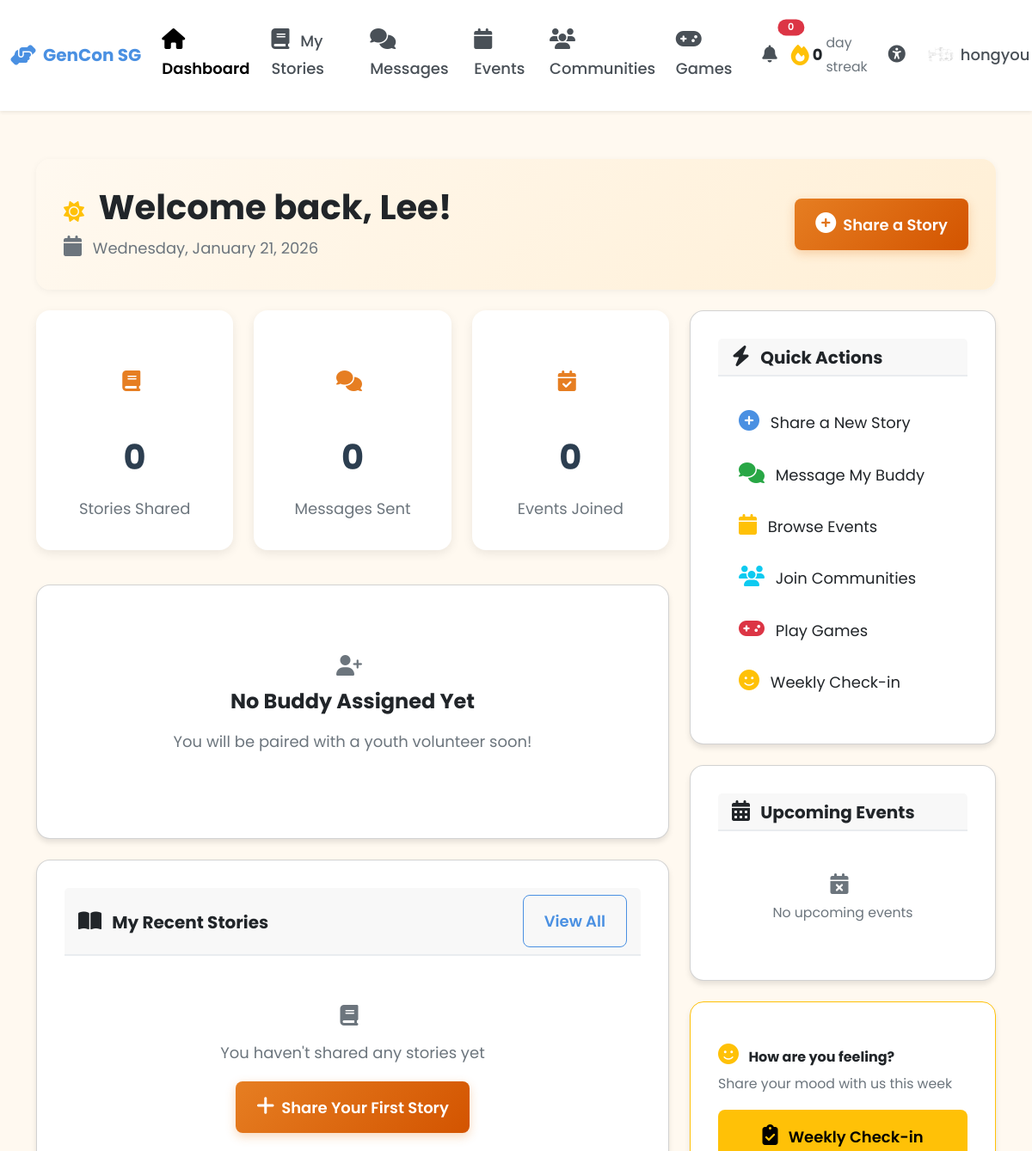
Before: /senior/dashboard (signed in, upper part) with the older database file.
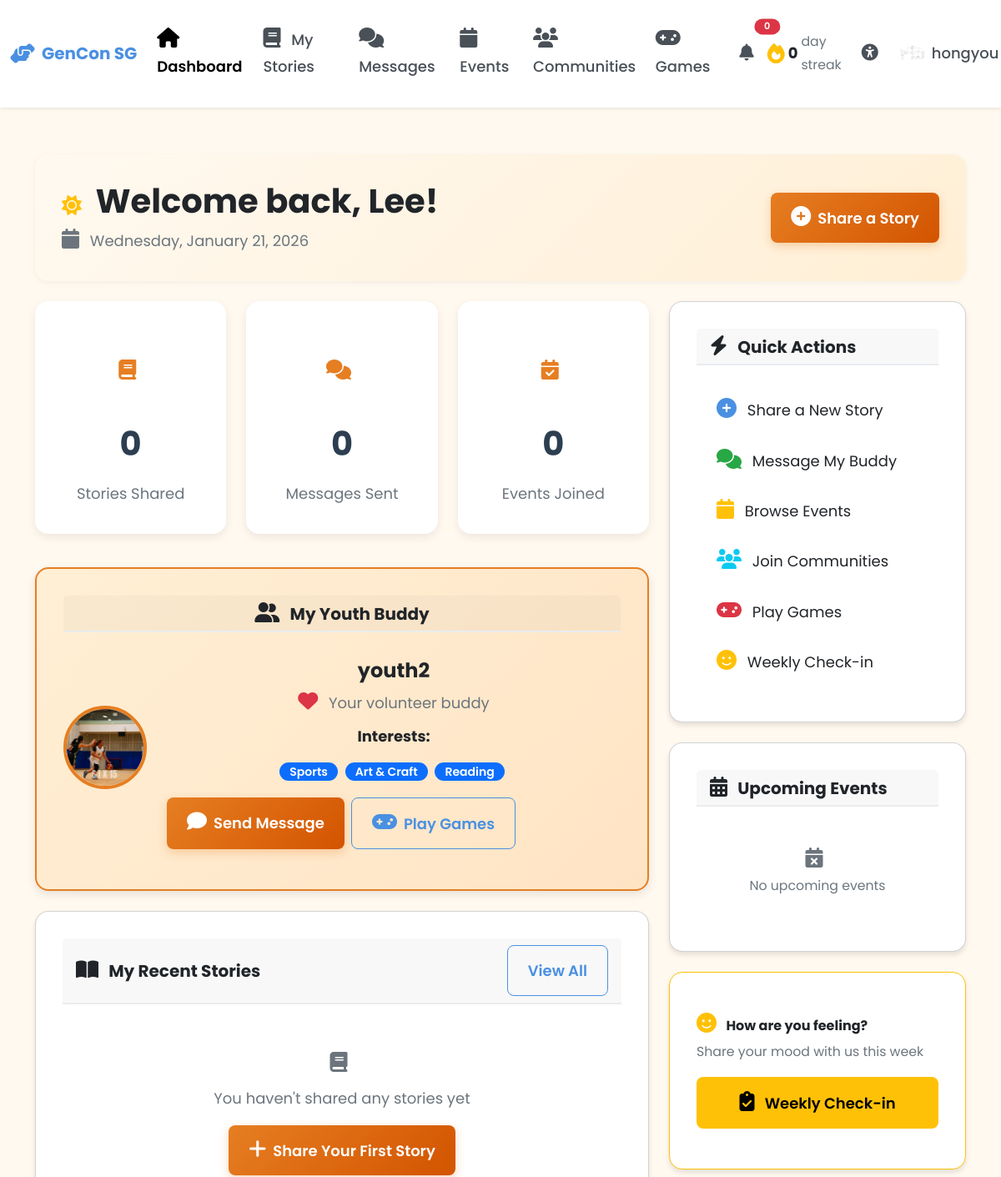
After: the same page with the newer database file.
### models.py (models this page shows, shortened)
class User(db.Model):
    __tablename__ = 'users'
    id = db.Column(db.Integer, primary_key=True)
    username = db.Column(db.String(80), unique=True, nullable=False, index=True)
    password_hash = db.Column(db.String(255), nullable=False)
    email = db.Column(db.String(120), unique=True, nullable=False, index=True)
    full_name = db.Column(db.String(120), nullable=False)
    phone = db.Column(db.String(20))
    age = db.Column(db.Integer, nullable=False)
    bio = db.Column(db.Text)  # User biography
    school = db.Column(db.String(255))  # School or organization for youth
    role = db.Column(db.String(20), nullable=False)  # 'senior', 'youth', or 'admin'
    profile_picture = db.Column(db.String(255), default='default-avatar.png')
    interests_json = db.Column(db.Text)  # Stores interests as JSON array
    languages_json = db.Column(db.Text)  # Stores languages as JSON array
    accessibility_settings_json = db.Column(db.Text)  # Stores settings as JSON object
    created_at = db.Column(db.DateTime, default=datetime.utcnow, nullable=False)
    last_active = db.Column(db.DateTime, default=datetime.utcnow, nullable=False)
    is_active = db.Column(db.Boolean, default=True)
    stories = db.relationship('Story', back_populates='user', lazy='dynamic')
    sent_messages = db.relationship('Message', foreign_keys='Message.sender_id',
                                   back_populates='sender', lazy='dynamic')
    received_messages = db.relationship('Message', foreign_keys='Message.recipient_id',
                                       back_populates='recipient', lazy='dynamic')
    senior_pairs = db.relationship('Pair', foreign_keys='Pair.senior_id',
                                   back_populates='senior', lazy='dynamic')
    youth_pairs = db.relationship('Pair', foreign_keys='Pair.youth_id',
                                 back_populates='youth', lazy='dynamic')
    streak = db.relationship('Streak', back_populates='user', uselist=False)
    badges = db.relationship('Badge', back_populates='user', lazy='dynamic')
    checkins = db.relationship('Checkin', back_populates='user', lazy='dynamic')
    @property
    def interests(self):
        if self.interests_json:
            return json.loads(self.interests_json)
        return []
    @interests.setter
    def interests(self, value):
        """Set interests from Python list, store as JSON string."""
        self.interests_json = json.dumps(value)
    @property
    def languages(self):
        """Get languages as Python list from JSON string."""
        if self.languages_json:
            return json.loads(self.languages_json)
        return []
    @languages.setter
    def languages(self, value):
        """Set languages from Python list, store as JSON string."""
        self.languages_json = json.dumps(value)
    @property
    def accessibility_settings(self):
        """Get accessibility settings as Python dict from JSON string."""
        if self.accessibility_settings_json:
            return json.loads(self.accessibility_settings_json)
        return {}

### blueprints/senior.py (the view)
@senior_bp.route('/dashboard')
@login_required
def dashboard():
    user = User.query.get(session['user_id'])
    stories_count = Story.query.filter_by(user_id=user.id).count()
    pair = Pair.query.filter_by(senior_id=user.id, status='active').first()
    buddy = User.query.get(pair.youth_id) if pair else None
    recent_stories = Story.query.filter_by(user_id=user.id)\
        .order_by(Story.created_at.desc()).limit(5).all()
    upcoming_events = Event.query.filter(Event.date >= datetime.utcnow())\
        .order_by(Event.date).limit(3).all()
    return render_template('senior/dashboard.html',
                         user=user,
                         stories_count=stories_count,
                         buddy=buddy,
                         recent_stories=recent_stories,
                         upcoming_events=upcoming_events)

### app.py (called while the page is built)
@app.context_processor
def inject_user():
    return dict(session=session)

### blueprints/senior.py (called while the page is built)
def login_required(f):
    @wraps(f)
    def decorated_function(*args, **kwargs):
        if 'user_id' not in session:
            flash('Please login to access this page', 'warning')
            return redirect(url_for('auth.login', role='senior'))
        if session.get('role') != 'senior':
            flash('Access denied. Senior account required.', 'danger')
            return redirect(url_for('index'))
        return f(*args, **kwargs)
    return decorated_function

### templates/senior/dashboard.html (shortened to what the changed rows need)
{% extends "base.html" %}
{% block body_class %}senior-dashboard{% endblock %}
{% block content %}
<div class="container py-4">
    <div class="dashboard-header mb-4">
        <div class="row align-items-center">
            <div class="col-md-8">
                <h1 class="mb-2">
                    <i class="fas fa-sun text-warning me-2"></i>
                    Welcome back, {{ user.full_name.split()[0] }}!
                </h1>
            </div>
        </div>
    </div>
    <div class="row">
        <div class="col-lg-8">
            {% if buddy %}
            <div class="card buddy-card mb-4">
                <div class="card-header">
                    <h5 class="mb-0">
                        <i class="fas fa-user-friends me-2"></i>
                        My Youth Buddy
                    </h5>
                </div>
                <div class="card-body">
                    <div class="row align-items-center">
                        <div class="col-auto">
                            <img src="{{ url_for('static', filename='images/' + buddy.profile_picture) }}"
                                 alt="{{ buddy.full_name }}"
                                 class="rounded-circle"
                                 style="width: 100px; height: 100px; object-fit: cover;">
                        </div>
                        <div class="col">
                            <h4 class="mb-2">{{ buddy.full_name }}</h4>
                            <p class="text-muted mb-2">
                                <i class="fas fa-heart text-danger me-2"></i>
                                Your volunteer buddy
                            </p>
                            {% if buddy.interests %}
                            <div class="mb-3">
                                <strong>Interests:</strong>
                                <div class="mt-2">
                                    {% for interest in buddy.interests[:3] %}
                                    <span class="badge bg-primary me-1">{{ interest }}</span>
                                    {% endfor %}
                                </div>
                            </div>
                            {% endif %}
                            <div class="d-flex gap-2">
                                <a href="{{ url_for('senior.messages') }}" class="btn btn-primary">
                                    <i class="fas fa-comment me-2"></i>Send Message
                                </a>
                                <a href="{{ url_for('senior.games') }}" class="btn btn-outline-primary">
                                    <i class="fas fa-gamepad me-2"></i>Play Games
                                </a>
                            </div>
                        </div>
                    </div>
                </div>
            </div>
            {% else %}
            <div class="card mb-4">
                <div class="card-body text-center py-5">
                    <i class="fas fa-user-plus fa-3x text-muted mb-3"></i>
                    <h4>No Buddy Assigned Yet</h4>
                    <p class="text-muted">You will be paired with a youth volunteer soon!</p>
                </div>
            </div>
            {% endif %}
        </div>
    </div>
</div>
{% endblock %}

Changed rows visible on the page:
added User: profile_picture (picture), full_name "youth2"
Other visible differences:
text no longer shown: "No Buddy Assigned Yet You will be paired with a youth volunteer soon!"
text now shown: "My Youth Buddy Your volunteer buddy Interests: Send Message Play Games"
new list line: "Sports"
new list line: "Art & Craft"
new list line: "Reading"
